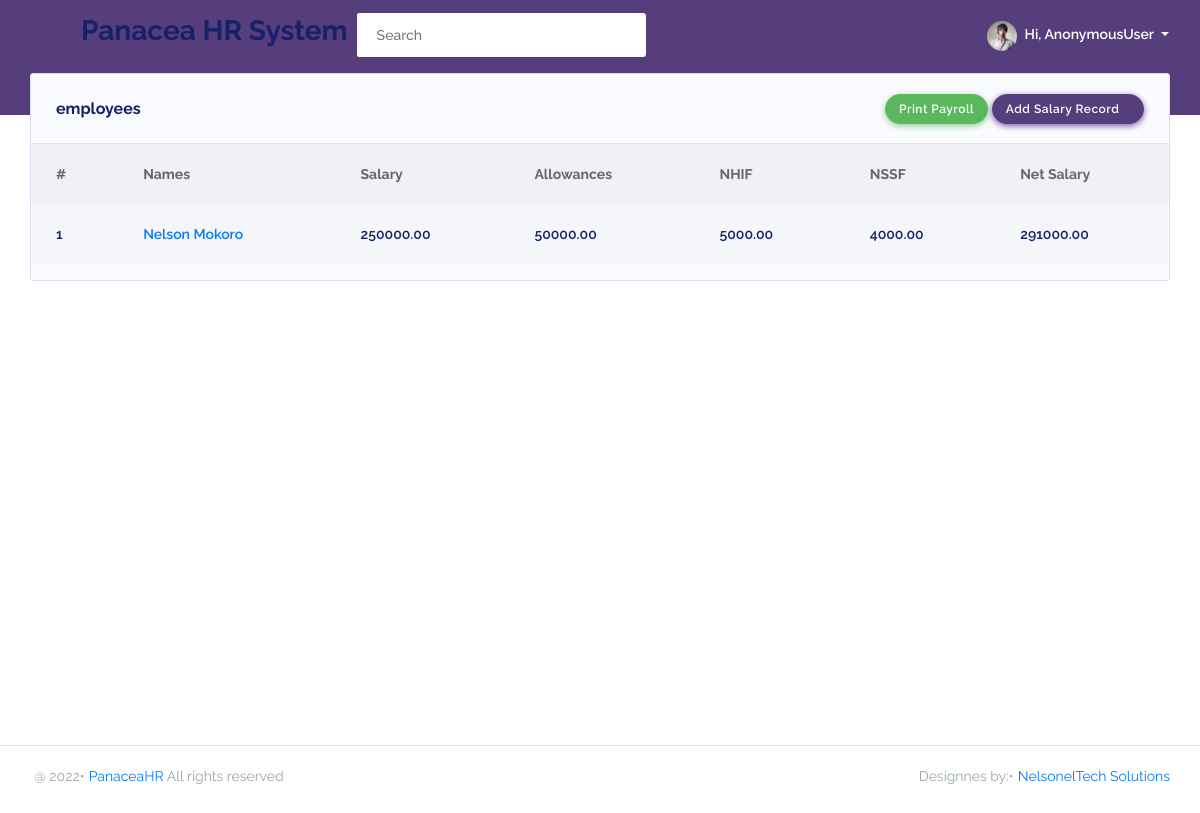
Page /dashboard/salary/ on the earlier database version.
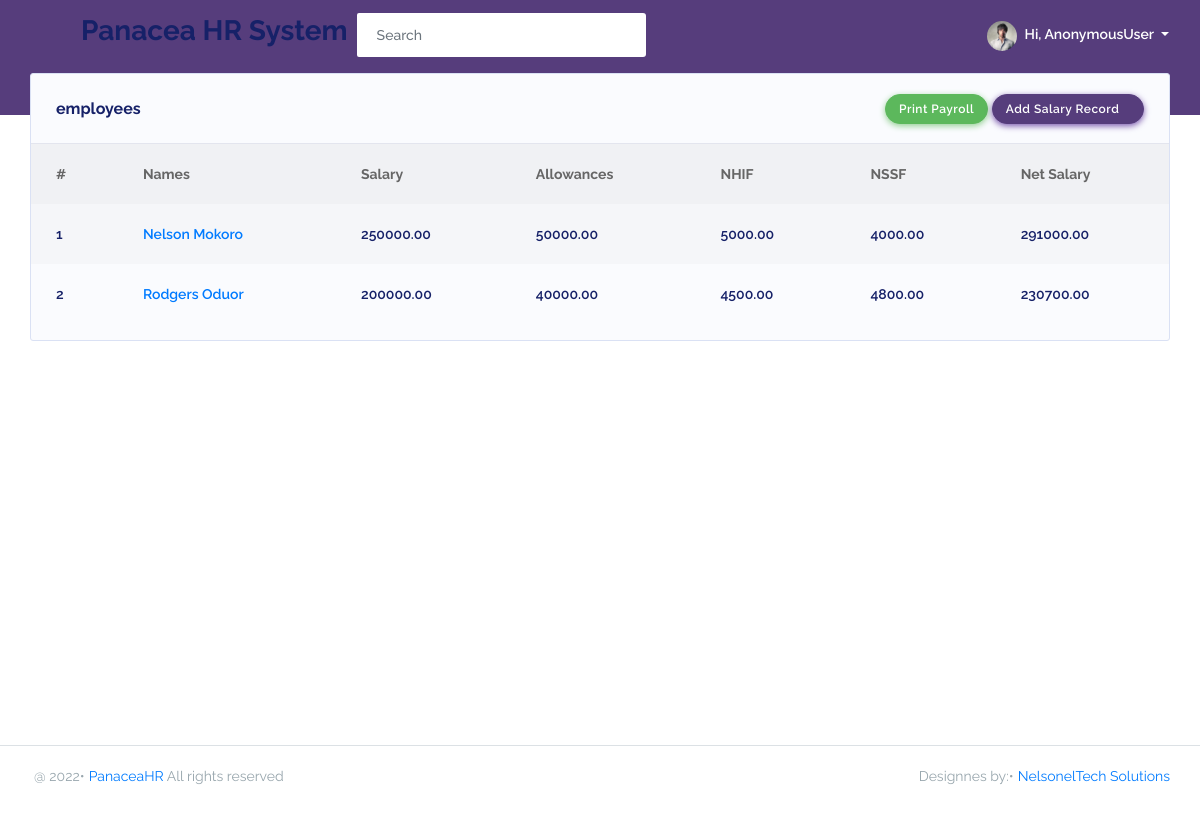
Same page on the later database version.
### PanaceaApp/models.py (models this page shows, shortened)
class Sallary(models.Model):
    employee = models.ForeignKey(Employee, on_delete=models.SET_NULL, null=True)
    salary = models.DecimalField(max_digits=10, decimal_places=2, default=0.00)
    allowance = models.DecimalField(max_digits=10, decimal_places=2, default=0.00)
    nhif = models.DecimalField(max_digits=10, decimal_places=2, default=0.00)
    nssf = models.DecimalField(max_digits=10, decimal_places=2, default=0.00)
    netSalary = models.DecimalField(max_digits=10, decimal_places=2, default=0.00)
    @property
    def netSalary(self):
        return (self.salary + self.allowance)-(self.nhif + self.nssf)

class Employee(models.Model):
    GENDER = (('male', 'MALE'), ('female', 'FEMALE'), ('other', 'OTHER'))
    fullname = models.CharField(max_length=255, blank=True, null=True)
    dateofbirth = models.DateField(blank=True, null=True)
    gender = models.CharField(choices=GENDER, max_length=10, blank=True, null=True)
    department = models.ForeignKey(Department, on_delete=models.SET_NULL, null=True)
    position = models.CharField(max_length=50, blank=True, null=True)
    email = models.EmailField(blank=True, null=True)
    idnumber = models.CharField(max_length=20, blank=True, null=True)
    telephone = models.CharField(max_length=20, blank=True, null=True)
    idphoto = models.ImageField(upload_to='static/media', blank=True, null=True)
    nssfphoto = models.ImageField(upload_to='static/media', blank=True, null=True)
    nhifphoto = models.ImageField(upload_to='static/media', blank=True, null=True)
    updated = models.DateTimeField(auto_now=True, null=True)
    created = models.DateTimeField(auto_now_add=True, null=True)
    class Meta:
        ordering = ['-updated', '-created']

### PanaceaApp/views.py (the view)
# urls.py: path('salary/', views.salary, name='salary'),
def salary(request):
    salarys = Sallary.objects.all()
    context = {'salarys': salarys}
    return render(request, 'PanaceaApp/salary.html', context)

### PanaceaApp/templates/PanaceaApp/salary.html
{% extends 'main.html' %}
{% block content %}
{% load static %}
<div class="main-content">
    <section class="section">
        <div class="row row-deck">
            <div class="col-12">
                <div class="card">
                    <div class="card-header">
                        <h4>employees</h4>
                        <div class="card-header-action">
                                <button class="btn btn-success" onclick="printDiv()" type="submit">Print Payroll</button>
                            <a href="{% url 'addSalary' %}" class="btn btn-primary">Add Salary Record<i
                                    class="fas fa-chevron-right"></i></a>
                        </div>
                    </div>
                    <div class="card-body p-0">
                        <div class="table-responsive table-invoice">
                            <table class="table table-striped" id="table-1">
                                <thead>
                                    <tr>
                                        <th>#</th>
                                        <th>Names</th>
                                        <th>Salary</th>
                                        <th>Allowances</th>
                                        <th>NHIF</th>
                                        <th>NSSF</th>
                                        <th>Net Salary</th>
                                    </tr>
                                </thead>
                                <tbody>
                                    {% for salary in salarys %}
                                    <tr>
                                        <td class="font-weight-600">{{forloop.counter}}</td>
                                        <td class="font-weight-600"><a class="font-weight-600"
                                            href="{% url 'salaryDetail' salary.id %}">{{salary.employee.fullname}}</a>
                                        </td>
                                        <td class="font-weight-600">{{salary.salary}}</td>
                                        <td class="font-weight-600">{{salary.allowance}}</td>
                                        <td class="font-weight-600">{{salary.nhif}}</td>
                                        <td class="font-weight-600">{{salary.nssf}}</td>
                                        <td class="font-weight-600">{{salary.netSalary}}</td>
                                    </tr>
                                    {% endfor %}
                                </tbody>
                            </table>
                        </div>
                    </div>
                </div>
            </div>
        </div>
    </section>
</div>
{% endblock %}

Differences in the rows shown:
added Sallary: employee.fullname "Rodgers Oduor", salary "200000.00", allowance "40000.00", nhif "4500.00", nssf "4800.00", netSalary "230700.00"
